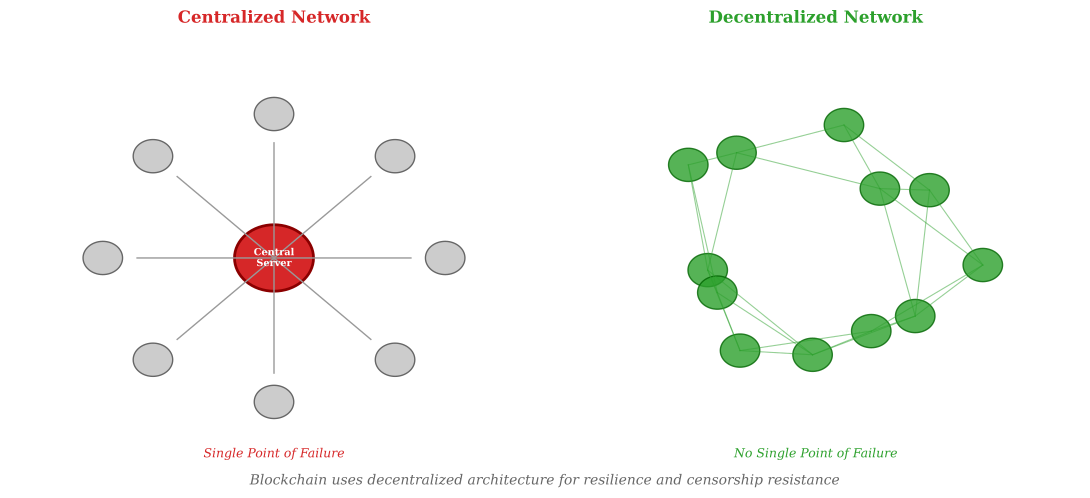

This chart was generated by the following Python code:
"""Centralized vs Decentralized Networks - Side-by-side comparison"""
from pathlib import Path
import matplotlib.pyplot as plt
import matplotlib.patches as mpatches
from matplotlib.patches import Circle, FancyArrowPatch
import numpy as np

plt.rcParams.update({
    'font.size': 10, 'axes.labelsize': 10, 'axes.titlesize': 11,
    'xtick.labelsize': 9, 'ytick.labelsize': 9, 'legend.fontsize': 9,
    'figure.dpi': 150, 'font.family': 'serif'
})

MLPURPLE = '#3333B2'
MLBLUE = '#0066CC'
MLRED = '#D62728'
MLGREEN = '#2CA02C'

fig, (ax1, ax2) = plt.subplots(1, 2, figsize=(11, 5))

# Centralized Network (Left)
ax1.set_xlim(-2, 2)
ax1.set_ylim(-2, 2)
ax1.axis('off')
ax1.set_title('Centralized Network', fontsize=12, fontweight='bold', color=MLRED, pad=10)

# Central node
central = Circle((0, 0), 0.3, facecolor=MLRED, edgecolor='darkred', linewidth=2)
ax1.add_patch(central)
ax1.text(0, 0, 'Central\nServer', ha='center', va='center', fontsize=7, color='white', fontweight='bold')

# Peripheral nodes
angles = np.linspace(0, 2*np.pi, 8, endpoint=False)
for angle in angles:
    x, y = 1.3 * np.cos(angle), 1.3 * np.sin(angle)
    node = Circle((x, y), 0.15, facecolor='#CCCCCC', edgecolor='#666666', linewidth=1)
    ax1.add_patch(node)
    # Connection to center
    ax1.plot([0, x*0.8], [0, y*0.8], color='#999999', linewidth=1, linestyle='-')

ax1.text(0, -1.8, 'Single Point of Failure', ha='center', fontsize=9, color=MLRED, style='italic')

# Decentralized Network (Right)
ax2.set_xlim(-2, 2)
ax2.set_ylim(-2, 2)
ax2.axis('off')
ax2.set_title('Decentralized Network', fontsize=12, fontweight='bold', color=MLGREEN, pad=10)

# Create mesh of nodes
np.random.seed(42)
n_nodes = 12
positions = []
for i in range(n_nodes):
    angle = 2 * np.pi * i / n_nodes + np.random.uniform(-0.2, 0.2)
    radius = 1.0 + np.random.uniform(-0.3, 0.3)
    x, y = radius * np.cos(angle), radius * np.sin(angle)
    positions.append((x, y))
    node = Circle((x, y), 0.15, facecolor=MLGREEN, edgecolor='darkgreen', linewidth=1, alpha=0.8)
    ax2.add_patch(node)

# Connect nearby nodes (mesh)
for i, (x1, y1) in enumerate(positions):
    for j, (x2, y2) in enumerate(positions):
        if i < j:
            dist = np.sqrt((x2-x1)**2 + (y2-y1)**2)
            if dist < 1.2:
                ax2.plot([x1, x2], [y1, y2], color=MLGREEN, linewidth=0.8, alpha=0.5)

ax2.text(0, -1.8, 'No Single Point of Failure', ha='center', fontsize=9, color=MLGREEN, style='italic')

# Add comparison box at bottom
fig.text(0.5, 0.02, 'Blockchain uses decentralized architecture for resilience and censorship resistance',
         ha='center', fontsize=10, style='italic', color='#666666')

plt.tight_layout()
plt.savefig(Path(__file__).parent / 'centralized_vs_decentralized.pdf',
            format='pdf', dpi=300, bbox_inches='tight')
plt.close()
